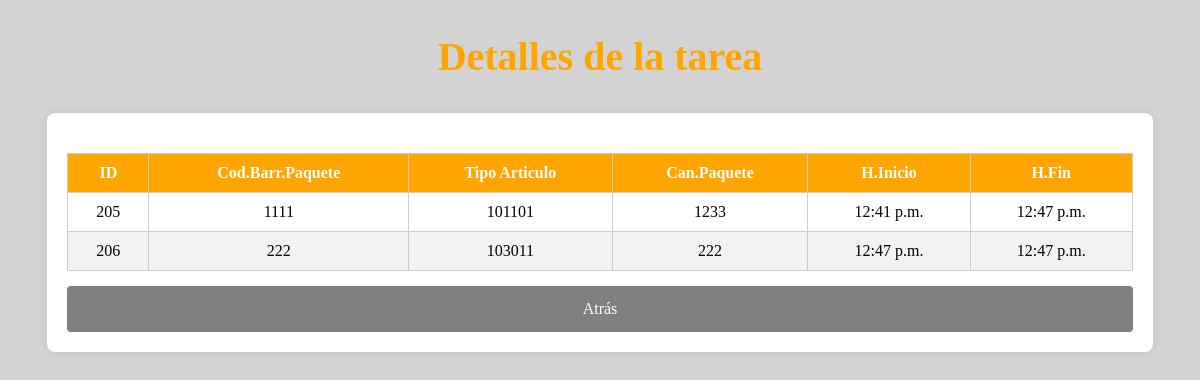
The app's page /tarea/287/ with its own data.
### pda/models.py (models this page shows, shortened)
class Paquete (models.Model):
    tarea = models.ForeignKey(Patio, on_delete=models.CASCADE, related_name="paquetes")
    codBarrasPaquete=models.IntegerField(verbose_name='Cod.Barras', null=True, blank=True)
    idTipArticulo=models.IntegerField(verbose_name='Tip.Articulo', null=True, blank=True)
    cantidad_paquete=models.IntegerField(verbose_name='Cantidad paquete', null=True, blank=True)
    horaInicio=models.TimeField(verbose_name='Hora Inicio', null=True, blank=True)
    horaFin= models.TimeField(verbose_name='Hora Fin', null=True, blank=True)

### pda/views.py (the view)
# urls.py: path('tarea/<int:tarea_id>/',detalles_tarea, name='detalle_tarea'),
def detalles_tarea(request,tarea_id):
    tarea=get_object_or_404(Patio,id=tarea_id)
    paquetes=Paquete.objects.filter(tarea=tarea)
    volver_url = request.META.get('HTTP_REFERER', '/lista_tareas/')
    return render(request,'detalle_tarea.html',{
        'tarea':tarea,
        'paquetes':paquetes,
        'volver_url':volver_url
        })

### templates/detalle_tarea.html (shortened to what this page needs)
<!DOCTYPE html>
<html lang="en">
<head>
</head>
<body>
    <h2>Detalles de la tarea</h2>
    <div class="container">
        <div class="form-container">
            <table>
                <thead>
                    <tr>
                        <th>ID</th>
                        <th>Cod.Barr.Paquete</th>
                        <th>Tipo Articulo</th>
                        <th>Can.Paquete</th>
                        <th>H.Inicio</th>
                        <th>H.Fin</th>
                    </tr>
                </thead>
                <tbody>
                    {% for p in paquetes %}
                    <tr>
                        <td>{{p.id}}</td>
                        <td>{{ p.codBarrasPaquete}}</td>
                        <td>{{ p.idTipArticulo }}</td>
                        <td>{{ p.cantidad_paquete }}</td>
                        <td>{{ p.horaInicio }}</td>
                        <td>{{ p.horaFin }}</td>
                    </tr>
                    {% endfor %}
                </tbody>
            </table>
            <a  href="{{ volver_url }}"> Atrás</a>
        </div>
    </div>
</body>
</html>

### templates/detalle_tarea.html (style rules this page uses)
body { background-color: lightgrey; }
h2 { text-align: center; color: orange; font-size: 40px; }
.container { display: flex; justify-content: center; margin-top: 20px; }
.form-container { background-color: white; padding: 20px; border-radius: 8px; box-shadow: 0 0 10px rgba(0, 0, 0, 0.1); width: 90%; overflow-x: auto; }
table { width: 100%; border-collapse: collapse; margin-top: 20px; }
th, td { border: 1px solid #ccc; padding: 10px; text-align: center; }
th { background-color: orange; color: white; }
tr:nth-child(even) { background-color: #f2f2f2; }
a { text-decoration: none; color: white; display: block; background-color: grey; padding: 14px 20px; text-align: center; margin-top: 15px; width: 100%; box-sizing: border-box; border-radius: 4px; }

### records on screen
Paquete: id "205", codBarrasPaquete "1111", idTipArticulo "101101", cantidad_paquete "1233", horaInicio "12:41 p.m.", horaFin "12:47 p.m."
Paquete: id "206", codBarrasPaquete "222", idTipArticulo "103011", cantidad_paquete "222", horaInicio "12:47 p.m.", horaFin "12:47 p.m."
